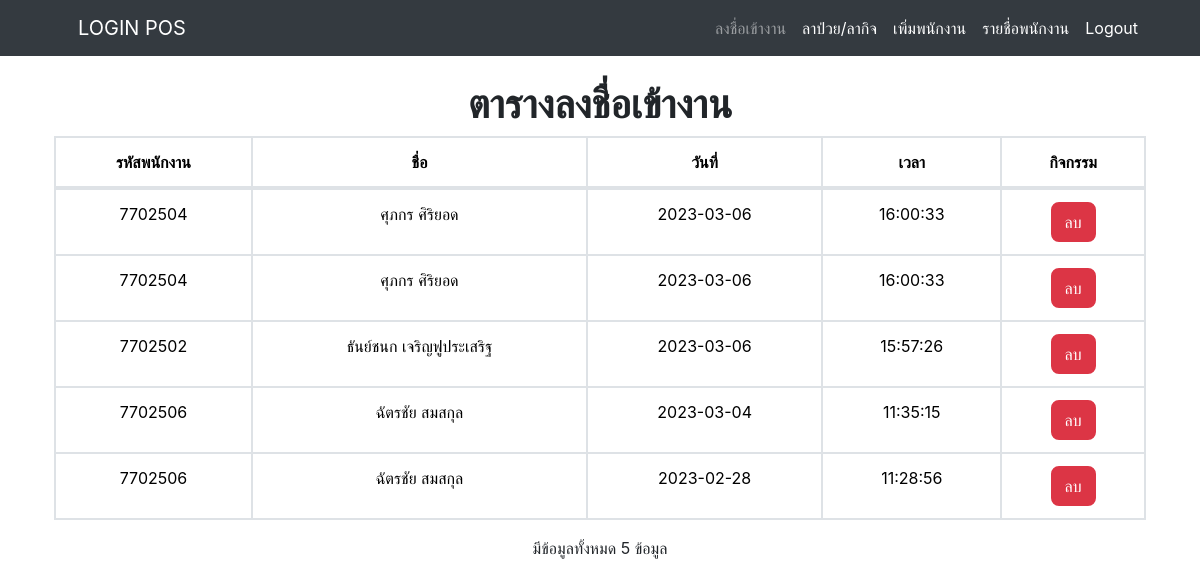
The app's page /system/show_user.php (signed in) with its own data.
### tables this page shows
CREATE TABLE `work_pos` (
  `id` int(11) NOT NULL,
  `user_id` int(11) DEFAULT NULL,
  `user_name` varchar(50) NOT NULL,
  `work_date` date NOT NULL,
  `work_in` time NOT NULL
);

### system/show_user.php (the view, shortened to what this page needs)
<?php
    include_once 'dbconnect.php';
    $sql = "SELECT * FROM work_pos ORDER BY id DESC";
    $result = mysqli_query($con, $sql);
 ?>
<!DOCTYPE html>
<html lang="en">
    <head>
        <link rel="stylesheet" href="/lib/bootstrap.min.css">
		<link rel="stylesheet" href="https://cdnjs.cloudflare.com/ajax/libs/sweetalert/1.1.3/sweetalert.css">
        <link href="css/styles.css" rel="stylesheet" />
        <link href="css/styles.css" rel="stylesheet" />
    </head>
    <body>
        <nav class="navbar navbar-expand-lg navbar-dark bg-dark">
            <div class="container">
                <div class="col-md-6"><a class="navbar-brand" href="#!">LOGIN POS</a></div>
                <div class="collapse navbar-collapse" id="navbarSupportedContent">
                <ul class="navbar-nav ms-auto mb-8 mb-lg-0">
                    <li class="nav-item"><a class="nav-link" href="show_user.php">ลงชื่อเข้างาน</a></li>
                    <li class="nav-item"><a class="nav-link active" aria-current="page" href="show_leave.php">ลาป่วย/ลากิจ</a></li>
                    <li class="nav-item"><a class="nav-link active" aria-current="page" href="add.php">เพิ่มพนักงาน</a></li>
                    <li class="nav-item"><a class="nav-link active" aria-current="page" href="employee.php">รายชื่อพนักงาน</a></li>
			        <li class="nav-item"><a class="nav-link active" aria-current="page" href="login.php">Logout</a></li>
                </ul>
                </div>
            </div>
        </nav>
 <header><br>
 <div class="container">
            <h1 class="text-center">ตารางลงชื่อเข้างาน</h1>
            <div class="table-responsive">
                <table class="table table-bordered  bg-white ">
                    <thead>
                     <tr class="text-nowrap text-center">
                         <th>รหัสพนักงาน</th>
                         <th>ชื่อ</th>
                         <th>วันที่</th>
                         <th>เวลา</th>
                         <th>กิจกรรม</th>
                     </tr>
                </thead>
            <tbody>
                <?php while ($row = mysqli_fetch_array($result)) { ?>
                    <tr class="text-nowrap text-center">
                        <td><?php echo $row['user_id'];?></td>
                        <td><?php echo $row['user_name'];?></td>
                        <td><?php echo $row['work_date'];?></td>
                        <td><?php echo $row['work_in'];?></td>
                        <td><input type="button" value="ลบ" name="btn-delete" class="btn btn-danger" onclick ="delete_user (<?php echo $row['id']; ?>);"></td>
                    </tr>
                <?php } ?>
                </tbody>
             </table>
            </div>
            <center><div>มีข้อมูลทั้งหมด <?php echo mysqli_num_rows($result) . " ข้อมูล"; ?></div></center><br>
     </div>
</header>
    </body>
</html>

### records on screen
work_pos: user "7702504", user_name "ศุภกร ศิริยอด", work_date "2023-03-06", work_in "16:00:33"
work_pos: user "7702504", user_name "ศุภกร ศิริยอด", work_date "2023-03-06", work_in "16:00:33"
work_pos: user "7702502", user_name "ธันย์ชนก เจริญฟูประเสริฐ", work_date "2023-03-06", work_in "15:57:26"
work_pos: user "7702506", user_name "ฉัตรชัย สมสกุล", work_date "2023-03-04", work_in "11:35:15"
work_pos: user "7702506", user_name "ฉัตรชัย สมสกุล", work_date "2023-02-28", work_in "11:28:56"

### other values on screen
mysqli_num_rows($result) "5"
